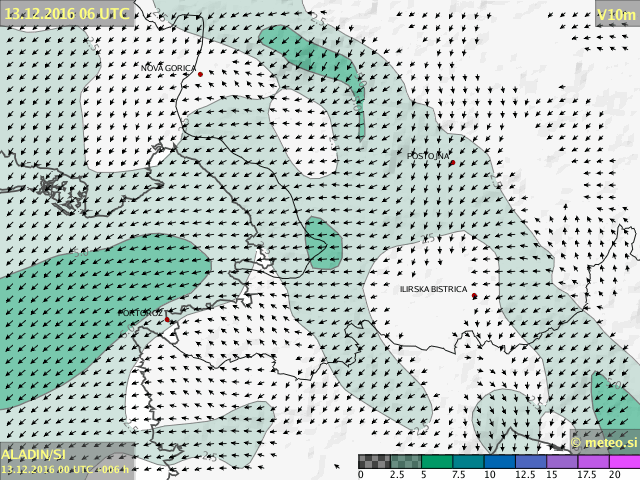
#> input picture ad_20161213-0000_vm-va10m_si-sw_006.png, 640 x 480 px, given in place of ad_20261120-1200_vm-va10m_hr-w_006.png, which was not available; the run also reads 1 picture not shown here
$ python aladin.py   (Python 2 division)   (older library calls are emulated)
#> lines starting #> are read from the running program, lines starting #| are printed output that depends on the picture; after the words box and inside, x2 and y2 are one past the last pixel; in counts of white or black regions, pixels touching at a corner belong together; pictures that were not available may be replaced by others from this repository, and a replacement may not be noted
### dir.py
#!/usr/bin/python
import cv2
import numpy as np
from matplotlib import pyplot as plt
import math
import matplotlib.path as mplPath
from math import atan2, degrees, pi

def area(p):
    return 0.5 * abs(sum(x0*y1 - x1*y0
                         for ((x0, y0), (x1, y1)) in segments(p)))


def direction2(img):

	height, width, channels = img.shape
	img = cv2.resize(img, (width*8, height*8))
	img = cv2.medianBlur(img,9)
	imgray = cv2.cvtColor(img,cv2.COLOR_BGR2GRAY)


	ret,th1 = cv2.threshold(imgray,150,255,cv2.THRESH_BINARY)
	edged=cv2.Canny(th1,127,200)
	#return edged


	(img2,cnts, _) = cv2.findContours(edged.copy(), cv2.RETR_EXTERNAL, cv2.CHAIN_APPROX_SIMPLE)

	kot=[]
	up_c=0
	down_c=0


	for c in cnts:
		area = cv2.contourArea(c)
		#print area
		cv2.drawContours(img,[c],0,(0,255,0),1)
		if area > 500 and area < 1750 and len(c) > 5:
			#cv2.drawContours(img,[c],0,(0,255,0),1)
			(x,y),radius = cv2.minEnclosingCircle(c)
			center = (int(x),int(y))

			ellipse = cv2.fitEllipse(c)
			(x,y),(MA,ma),angle = cv2.fitEllipse(c)
			#cv2.ellipse(img,ellipse,(0,255,0),1)

			rect = cv2.minAreaRect(c)
			box = cv2.boxPoints(rect)
			box = np.int0(box)
			#print box
			cv2.drawContours(img,[box],0,(0,0,255),1)


			a= math.hypot(box[1][0] - box[0][0], box[1][1] - box[0][1])
			b= math.hypot(box[3][0] - box[0][0], box[3][1] - box[0][1])

			if a>b :
				xos=(box[0][0]+box[1][0])/2
				yos=(box[0][1]+box[1][1])/2
				xos2=(box[2][0]+box[3][0])/2
				yos2=(box[2][1]+box[3][1])/2

				xosa=(box[1][0]+box[2][0])/2
				yosa=(box[1][1]+box[2][1])/2
				xos2a=(box[0][0]+box[3][0])/2
				yos2a=(box[0][1]+box[3][1])/2


				bbPath = mplPath.Path(np.array([[box[0][0], box[0][1]],[xos, yos],[xos2, yos2],[box[3][0], box[3][1]]]))
				bbPath2 = mplPath.Path(np.array([[box[1][0], box[1][1]], [xos, yos], [xos2, yos2],[box[2][0], box[2][1]]]))

				#pol=np.array([[box[1][0], box[1][1]], [xos, yos], [xos2, yos2],[box[2][0], box[2][1]]])
				#cv2.drawContours(img,[pol],0,(0,0,255),1)


			else:
				xos=(box[1][0]+box[2][0])/2
				yos=(box[1][1]+box[2][1])/2
				xos2=(box[0][0]+box[3][0])/2
				yos2=(box[0][1]+box[3][1])/2

				xosa=(box[0][0]+box[1][0])/2
				yosa=(box[0][1]+box[1][1])/2
				xos2a=(box[2][0]+box[3][0])/2
				yos2a=(box[2][1]+box[3][1])/2


				bbPath = mplPath.Path(np.array([[box[0][0], box[0][1]],[box[1][0], box[1][1]], [xos, yos], [xos2, yos2]]))
				bbPath2 = mplPath.Path(np.array([[box[3][0], box[3][1]],[box[2][0], box[2][1]], [xos, yos], [xos2, yos2]]))

				#pol=np.array([[box[3][0], box[3][1]],[box[2][0], box[2][1]], [xos, yos], [xos2, yos2]])
				#cv2.drawContours(img,[pol],0,(0,0,255),1)

			r = 5 # accuracy
			dots_down=[]
			dots_up=[]
			for dot in c:
				#print bbPath
				result= bbPath.contains_point((dot[0][0], dot[0][1]),radius=r) or bbPath.contains_point((dot[0][0], dot[0][1]),radius=-r)
				result2= bbPath2.contains_point((dot[0][0], dot[0][1]),radius=r) or bbPath2.contains_point((dot[0][0], dot[0][1]),radius=-r)

				if result == True :
					nov = [dot[0][0], dot[0][1]]
					dots_down.append(nov)

				if result2 == True :
					nov = [dot[0][0], dot[0][1]]
					dots_up.append(nov)
					cv2.circle(img, (dot[0][0],dot[0][1]), 2, (255, 0, 0), -1)
					#print nov

			#if contour is closed
			#if cv2.isContourConvex(c):
			down=np.array(dots_down)
			up=np.array(dots_up)
			#area_down = cv2.contourArea(down)
			#area_up = cv2.contourArea(up)


			area_up = cv2.contourArea(np.array(up).reshape((-1,1,2)).astype(np.int32))
			area_down = cv2.contourArea(np.array(down).reshape((-1,1,2)).astype(np.int32))

			# [11 lines of commented-out code are left out]

			if area_up > area_down:
				up_c=up_c+1
				#kot.append(round(angle,-1))
				print 'UP'
				#print round(degs,-1)
				#print round(angle,-1)
				kot.append(round(angle,-1))


			else:
				down_c=down_c+1
				#kot.append(round(angle,-1))
				down_c=down_c+1
				print 'DOWN'
				kot.append(round(angle,-1))


			cv2.drawContours(img, [c], -1, (0, 255, 255), 1)
			#cv2.circle(img, center, 1, (125, 125, 0), -1)


	d = {}
	if kot:
		for elm in kot:
			d[elm] = d.get(elm, 0) + 1
		counts = [(j,i) for i,j in d.items()]
		count, angle = max(counts)

		#preracunaj kot
		if down_c > up_c and angle > 90:
			#print 'up'
			angle =180+angle
		elif up_c > down_c and angle < 90:
			angle =180+angle


		if angle >= 337.5 and angle <= 360:
			smer = 'N'
		elif angle >=0 and angle <22.5:
			smer = 'N'
		elif angle >=22.5 and angle <67.5:
			smer = 'NE'
		elif angle >=67.5 and angle <112.5:
			smer = 'E'
		elif angle >=112.5 and angle <157.5:
			smer = 'SE'
		elif angle >=157.5 and angle <202.5:
			smer = 'S'
		elif angle >=202.5 and angle <247.5:
			smer = 'SW'
		elif angle >=247.5 and angle <292.5:
			smer = 'W'
		elif angle >=292.5 and angle <337.5:
			smer = 'NW'
		else:
			smer=0

		return smer
		# [8 lines of commented-out code are left out]

### aladin.py
from PIL import Image
from functools import partial
import math
import collections
import os
import urllib
from dir import direction2
import numpy as np


os.chdir("temp")

# colors used for different wind speed
#               0-5               5-10       10-15           15-20              20-25        25-30            30-35            35-40         black
colors = [(245, 245, 245),(205, 224, 218),(119, 199, 172),(120, 187, 194),(120, 173, 213),(160, 173, 221),(200, 173, 227),(221, 167, 241),(0, 1, 1)]

def distance(color1, color2):
    return math.sqrt(sum([(e1-e2)**2 for e1, e2 in zip(color1, color2)]))

def best_match(sample, colors):
    by_distance = sorted(colors, key=lambda c: distance(c, sample))
    return by_distance[0]


def compute_average_image_color(img):
    width, height = img.size

    brzina = []

    for x in range(0, width):
        for y in range(0, height):
            r, g, b = img.getpixel((x,y))
            rgb = (r, g, b)
            barva_zdej = best_match(rgb,colors)

            if barva_zdej  == (245, 245, 245):
                brzina.append(0)
            elif barva_zdej  == (205, 224, 218):
                brzina.append(10)
            elif barva_zdej  == (119, 199, 172):
                brzina.append(15)
            elif barva_zdej  == (120, 187, 194):
                brzina.append(20)
            elif barva_zdej  == (120, 173, 213):
                brzina.append(25)
            elif barva_zdej  == (160, 173, 221):
                brzina.append(30)
            elif barva_zdej  == (200, 173, 227):
                brzina.append(30)
            elif barva_zdej  == (221, 167, 241):
                brzina.append(35)
            elif barva_zdej  == (0, 1, 1):
                pass

    counter=collections.Counter(brzina)
    naj=counter.most_common(2)

    if len(naj)  > 1:
        hitrost=((naj[0][0]*naj[0][1])+(naj[1][0]*naj[1][1]))/((naj[0][1])+(naj[1][1]))
    else:
        hitrost = naj[0][0]

    if hitrost  > 0:
        pass
    else:
		hitrost = 0

    return (hitrost)

import datetime
today = datetime.date.today()
datum = today.strftime('%Y%m%d')

#glede na UTC cas
import time
ura = int(time.strftime("%H"))
timesaving=time.localtime()[8]

if timesaving == 0 and ura > 3 and ura < 15:
    am_pm='00'
elif timesaving == 1 and ura > 4 and ura < 16:
    am_pm='00'
else:
    am_pm='12'

print am_pm


def aladin(danes, ura, kater):

    link = "http://meteo.arso.gov.si/uploads/probase/www/model/aladin/field/ad_"+danes+"-"+am_pm+"00_"+kater+ura+".png"
    check=urllib.urlopen(link)
    urlcheck=check.getcode()
    if urlcheck == 200 :
        urllib.urlretrieve (link, ura+".png")

        img = Image.open(ura+".png")
        img = img.convert('RGB')

        #istra
        if kater == "vm-va10m_hr-w_" :
            #liznjan
            img_liz=img.crop((198, 411, 57+198, 52+411))
            hitrost_liz = compute_average_image_color(img_liz)
            dir_liz=direction2(np.array(img.crop((205, 415, 205+56, 54+415))))

            #krk
            img_krk=img.crop((453, 304, 54+453, 38+304))
            hitrost_krk = compute_average_image_color(img_krk)
            dir_krk=direction2(np.array(img.crop((441, 292, 441+69, 292+65))))

            #pre
            img_pre=img.crop((337, 121, 62+337, 45+121))
            hitrost_pre = compute_average_image_color(img_pre)
            dir_pre=direction2(np.array(img.crop((332, 105, 332+77, 105+73))))

            #sav
            img_sav=img.crop((19, 41, 19+21, 41+30))
            hitrost_sav = compute_average_image_color(img_sav)
            dir_sav=direction2(np.array(img.crop((3, 36, 3+57, 36+64))))

             #nov
            img_nov=img.crop((33, 135, 33+23, 135+22))
            hitrost_nov = compute_average_image_color(img_nov)
            dir_nov=direction2(np.array(img.crop((32, 225, 32+74, 273+58))))

             #prm
            img_prm=img.crop((199, 446, 199+22, 446+23))
            hitrost_prm = compute_average_image_color(img_prm)
            dir_prm=direction2(np.array(img.crop((173, 429, 173+54, 429+51))))

             #los
            img_los=img.crop((362, 433, 362+48, 433+18))
            hitrost_los = compute_average_image_color(img_los)
            dir_los=direction2(np.array(img.crop((354, 408, 354+66, 408+43))))


            mydata=[('cas',ura),('var','istra'),('liz',hitrost_liz),('krk',hitrost_krk),('pre',hitrost_pre),('sav',hitrost_sav),('prm',hitrost_prm),('los',hitrost_los),('nov',hitrost_nov),('smer_liz',dir_liz),('smer_krk',dir_krk),('smer_pre',dir_pre),('smer_sav',dir_sav),('smer_nov',dir_nov),('smer_los',dir_los),('smer_prm',dir_prm)]


            print mydata

        #primorska
        elif kater == "vm-va10m_si-sw_" :
            #MJ
            img_mj=img.crop((126, 142, 126+69, 142+55))
            hitrost_mj = compute_average_image_color(img_mj)
            dir_mj=direction2(np.array(img.crop((118, 132, 118+89, 132+66))))

            #barcole
            img_bar=img.crop((204, 184, 204+42, 184+36))
            hitrost_bar = compute_average_image_color(img_bar)
            dir_bar=direction2(np.array(img.crop((202, 182, 202+66, 182+58))))

            #portoroz
            img_por=img.crop((147, 316, 147+35, 316+33))
            hitrost_por = compute_average_image_color(img_por)
            dir_por=direction2(np.array(img.crop((127, 316, 127+78, 316+44))))

            #lignano
            img_lig=img.crop((0, 177, 0+24, 177+30))
            hitrost_lig = compute_average_image_color(img_lig)
            dir_lig=direction2(np.array(img.crop((0, 177, 0+42, 177+43))))

            #grado
            img_grado=img.crop((75, 206, 75+36, 206+23))
            hitrost_grado = compute_average_image_color(img_grado)
            dir_grado=direction2(np.array(img.crop((75, 201, 75+56, 201+42))))


            #umag
            img_umag=img.crop((125, 360, 125+29, 360+17))
            hitrost_umag = compute_average_image_color(img_umag)
            dir_umag=direction2(np.array(img.crop((102, 342, 102+56, 342+50))))


            mydata=[('cas',ura),('var','pri'),('mj',hitrost_mj),('bar',hitrost_bar),('por',hitrost_por),('lig',hitrost_lig),('umag',hitrost_umag),('grado',hitrost_grado),('smer_mj',dir_mj),('smer_bar',dir_bar),('smer_por',dir_por),('smer_umag',dir_umag),('smer_lig',dir_lig),('smer_grado',dir_grado)]
            print mydata


        #gorejnska
        elif kater == "vm-va10m_si-nw_" :
            #bohinj
            img_boh=img.crop((266, 285, 266+20, 285+11))
            hitrost_boh = compute_average_image_color(img_boh)
            dir_boh=direction2(np.array(img.crop((212, 247, 212+139, 247+104))))

            mydata=[('cas',ura),('var','gor'),('boh',hitrost_boh),('smer_boh',dir_boh)]
            print mydata


        #stajerska
        elif kater == "vm-va10m_si-ne_" :
            #murska
            img_mur=img.crop((466, 210, 466+17, 210+11))
            hitrost_mur = compute_average_image_color(img_mur)
            dir_mur=direction2(np.array(img.crop((439, 171, 439+75, 171+69))))

            mydata=[('cas',ura),('var','sta'),('mur',hitrost_mur),('smer_mur',dir_mur)]
            print mydata

		#send data to website
        from post import post
        post(mydata)


        return


aladin(datum, "006", "vm-va10m_hr-w_")
#> in aladin, img is the input picture: PIL image 640x480 P; mean R, G, B 193.3, 206.6, 202.3
#> in direction2, `ret,th1 = cv2.threshold(imgray,150,255,cv2.THRESH_BINARY)`: th1: shape (432, 448); 86.7% white; 26 black regions (1 under 20 px), largest, box (x1, y1, x2, y2) and area: (14, 7, 75, 46) 1227, (15, 314, 73, 347) 1210, (108, 6, 170, 42) 1209
#> in direction2, `edged=cv2.Canny(th1,127,200)`: edged: shape (432, 448); 1.7% white in thin lines or dots
#> the loop in direction2, `for c in cnts:` made 28 passes
#> c on pass 28: [[153, 0], [157, 0]]
#| UP
#| UP
#| UP
#| DOWN
#| DOWN
#| DOWN
#| DOWN
#| DOWN
#> (further printed lines are left out)
#> after the loop in direction2, `for c in cnts:`:
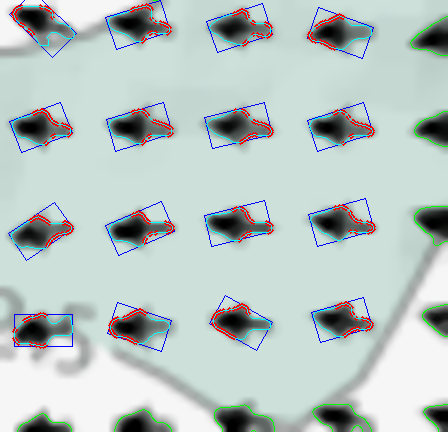
#> img: shape (432, 448, 3); mean of channels 0, 1, 2 183.8, 196.9, 194.4; drawn as R, G, B
#> the loop in direction2, `for elm in kot:` made 16 passes
#> elm on passes 1 to 12: 80, 90, 100, 100, 80, 80, 100, 100, 100, 100, 90, 100
#> in direction2 (call 2), `ret,th1 = cv2.threshold(imgray,150,255,cv2.THRESH_BINARY)`: th1: shape (520, 552); 90.6% white; 21 black regions, largest, box (x1, y1, x2, y2) and area: (0, 306, 552, 499) 11025, (246, 7, 291, 64) 1849, (447, 126, 495, 168) 1228
#> in direction2 (call 2), `edged=cv2.Canny(th1,127,200)`: edged: shape (520, 552); 1.5% white in thin lines or dots
#> the loop in direction2 (call 2), `for c in cnts:` made 22 passes
#| DOWN
#| UP
#| UP
#| DOWN
#| UP
#| DOWN
#| DOWN
#| UP
#> (further printed lines are left out)
#> after the loop in direction2 (call 2), `for c in cnts:`:
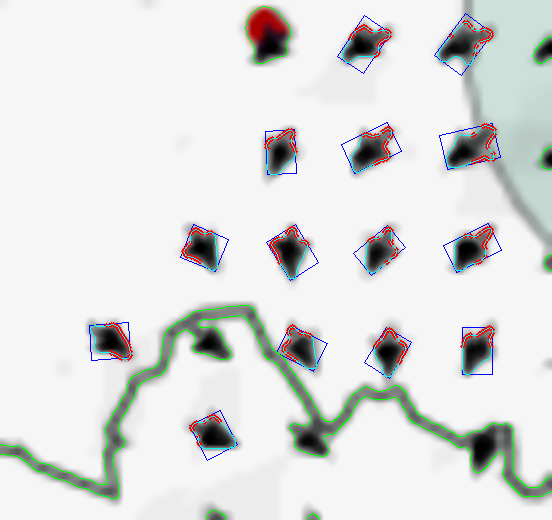
#> img: shape (520, 552, 3); mean of channels 0, 1, 2 221.3, 223, 221.9; drawn as R, G, B
#> the loop in direction2 (call 2), `for elm in kot:` made 14 passes
#> elm on passes 1 to 12: 130, 10, 30, 150, 130, 130, 40, 30, 170, 30, 40, 60
#> in direction2 (call 3), `ret,th1 = cv2.threshold(imgray,150,255,cv2.THRESH_BINARY)`: th1: shape (584, 616); 86.3% white; 38 black regions (1 under 20 px), largest, box (x1, y1, x2, y2) and area: (187, 27, 264, 294) 7605, (518, 343, 564, 401) 1432, (0, 237, 57, 276) 1386
#> in direction2 (call 3), `edged=cv2.Canny(th1,127,200)`: edged: shape (584, 616); 1.9% white in thin lines or dots
#> the loop in direction2 (call 3), `for c in cnts:` made 40 passes
#| DOWN
#| DOWN
#| DOWN
#| DOWN
#| DOWN
#| DOWN
#| DOWN
#| DOWN
#> (further printed lines are left out)
#> after the loop in direction2 (call 3), `for c in cnts:`:
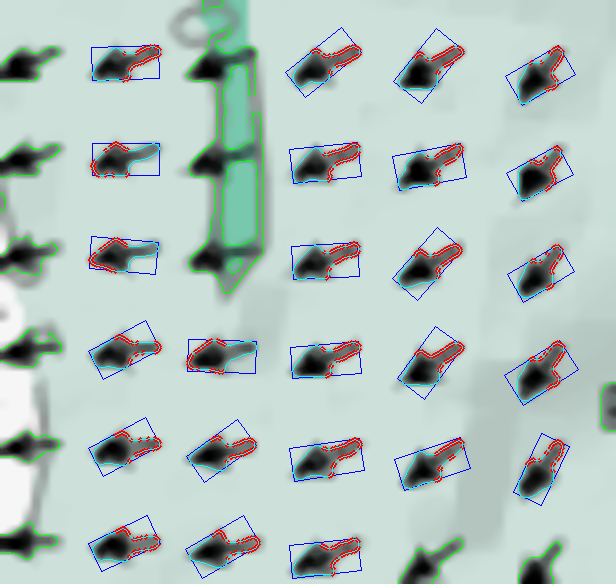
#> img: shape (584, 616, 3); mean of channels 0, 1, 2 178.1, 195.4, 190.7; drawn as R, G, B
#> the loop in direction2 (call 3), `for elm in kot:` made 25 passes
#> elm on passes 1 to 12: 70, 80, 80, 30, 50, 60, 70, 80, 60, 40, 70, 80
#> in direction2 (call 4), `ret,th1 = cv2.threshold(imgray,150,255,cv2.THRESH_BINARY)`: th1: shape (512, 456); 88.8% white; 29 black regions, largest, box (x1, y1, x2, y2) and area: (335, 207, 384, 256) 1281, (335, 403, 383, 455) 1247, (130, 304, 183, 352) 1215
#> in direction2 (call 4), `edged=cv2.Canny(th1,127,200)`: edged: shape (512, 456); 1.6% white in thin lines or dots
#> the loop in direction2 (call 4), `for c in cnts:` made 29 passes
#| DOWN
#| DOWN
#| DOWN
#| DOWN
#| DOWN
#| DOWN
#| DOWN
#| DOWN
#> (further printed lines are left out)
#> after the loop in direction2 (call 4), `for c in cnts:`:
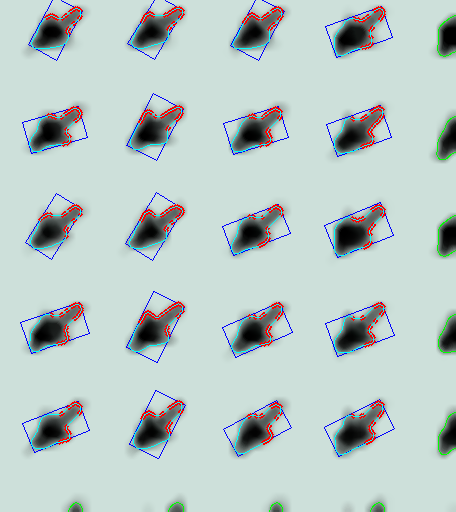
#> img: shape (512, 456, 3); mean of channels 0, 1, 2 185, 200.9, 198; drawn as R, G, B
#> the loop in direction2 (call 4), `for elm in kot:` made 20 passes
#> in direction2 (call 5), `ret,th1 = cv2.threshold(imgray,150,255,cv2.THRESH_BINARY)`: th1: shape (848, 592); 83.2% white; 61 black regions, largest, box (x1, y1, x2, y2) and area: (0, 170, 351, 334) 7038, (468, 170, 592, 218) 2257, (381, 662, 457, 714) 1787
#> in direction2 (call 5), `edged=cv2.Canny(th1,127,200)`: edged: shape (848, 592); 2.2% white in thin lines or dots
#> the loop in direction2 (call 5), `for c in cnts:` made 61 passes
#| DOWN
#| DOWN
#| DOWN
#| DOWN
#| DOWN
#| DOWN
#| DOWN
#| DOWN
#> (further printed lines are left out)
#> after the loop in direction2 (call 5), `for c in cnts:`:
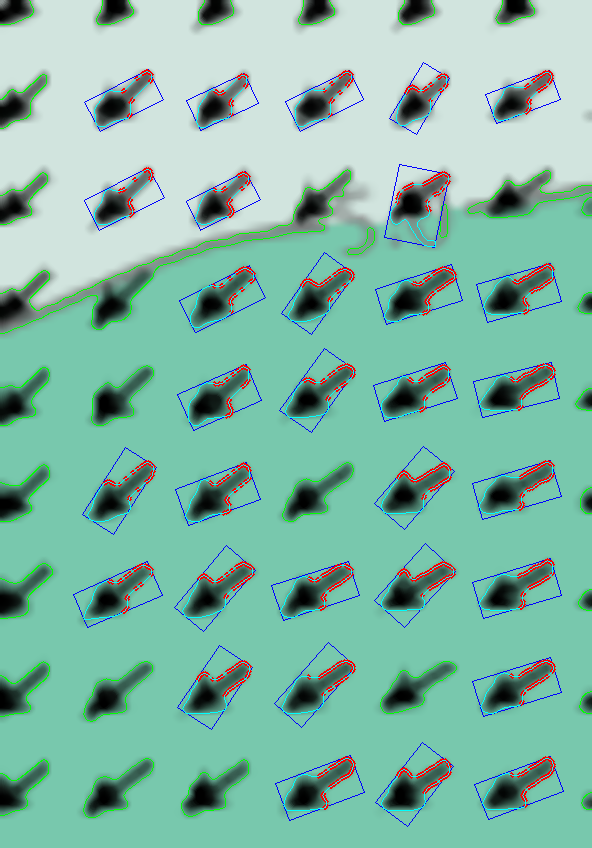
#> img: shape (848, 592, 3); mean of channels 0, 1, 2 128.8, 183.2, 165.7; drawn as R, G, B
#> the loop in direction2 (call 5), `for elm in kot:` made 31 passes
#> in direction2 (call 6), `ret,th1 = cv2.threshold(imgray,150,255,cv2.THRESH_BINARY)`: th1: shape (408, 432); 86.3% white; 19 black regions (1 under 20 px), largest, box (x1, y1, x2, y2) and area: (0, 110, 127, 241) 5802, (0, 312, 47, 378) 1551, (365, 0, 432, 32) 1240
#> in direction2 (call 6), `edged=cv2.Canny(th1,127,200)`: edged: shape (408, 432); 1.8% white in thin lines or dots
#> the loop in direction2 (call 6), `for c in cnts:` made 24 passes
#| UP
#| DOWN
#| DOWN
#| UP
#| UP
#| DOWN
#| UP
#| UP
#> (further printed lines are left out)
#> after the loop in direction2 (call 6), `for c in cnts:`:
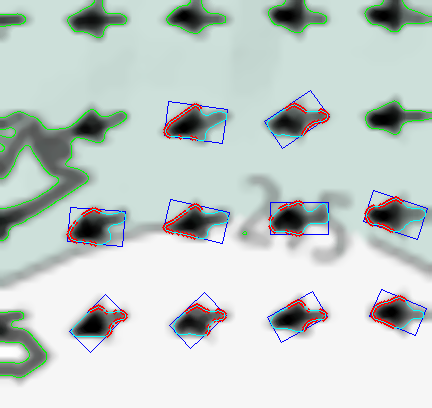
#> img: shape (408, 432, 3); mean of channels 0, 1, 2 194.9, 205.5, 201.7; drawn as R, G, B
#> the loop in direction2 (call 6), `for elm in kot:` made 10 passes
#> in direction2 (call 7), `ret,th1 = cv2.threshold(imgray,150,255,cv2.THRESH_BINARY)`:
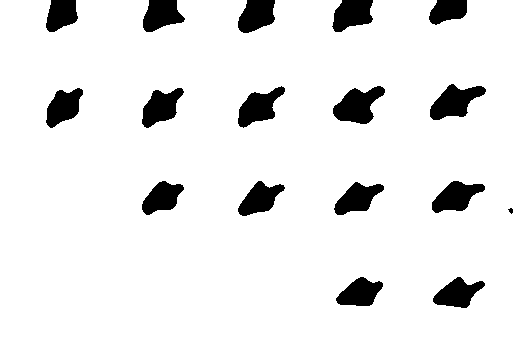
#> th1: shape (344, 528); 91.7% white; 17 black regions (1 under 20 px), largest, box (x1, y1, x2, y2) and area: (333, 86, 385, 124) 1188, (430, 84, 486, 120) 1139, (238, 86, 285, 128) 1038
#> the loop in direction2 (call 7), `for c in cnts:` made 17 passes
#| UP
#| DOWN
#| UP
#| UP
#| DOWN
#| UP
#| DOWN
#| UP
#> (further printed lines are left out)
#> the loop in direction2 (call 7), `for elm in kot:` made 11 passes
#> (printed output is left out)
aladin(datum, "009", "vm-va10m_hr-w_")
#> (the run stopped early here; a loop or call above may not have finished)
